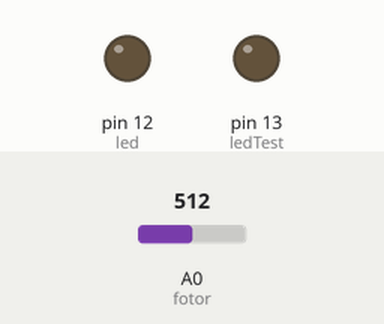
Simulated run of this sketch. Board: Arduino Uno, built with avr-gcc and run on an emulated ATmega328P. Parts: output pins drawn as LEDs (lit = HIGH). Dashed ring = blinking. Inputs (shaded band) come from the test bench; at power-on: A0 (fotor) = 512.

Above: at 5.2 s.
5.3 s: A0 (fotor) set to 790
6.8 s: A0 (fotor) set to 817
At 7.3 s:
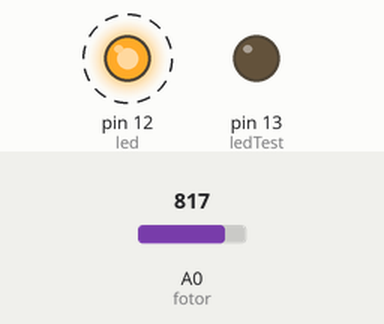
9.8 s: A0 (fotor) set to 716
At 10.9 s:
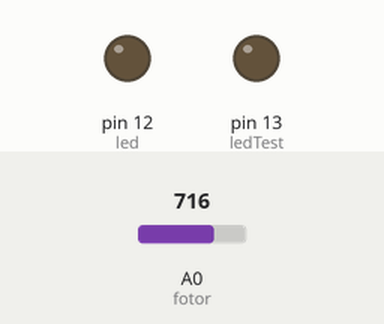
11.3 s: A0 (fotor) set to 810
At 11.8 s:
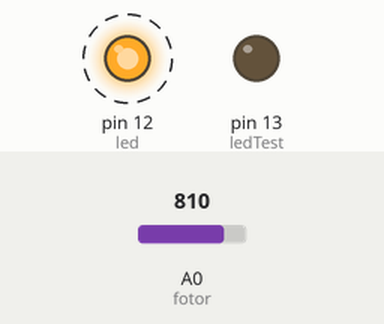
Timing chart, 0 to 15.3 s (numbered marks = the images above; inputs shaded):
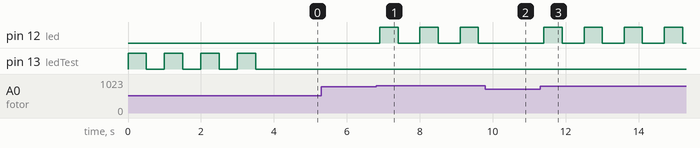

Measured:
- the behaviour switches between 800 and 801 on A0 (fotor) (found by bisection; images 0 and 1)
- after the input at 5.3 s, every drawn part: stays the same
- after the input at 6.8 s, pin 12 (led): alternates HIGH for 0.50 s and LOW for 0.60 s, starting after 0.10 s
- after the input at 9.8 s, pin 12 (led): stays LOW (without the input it goes to HIGH after 0.40 s)
- after the input at 11.3 s, pin 12 (led): alternates HIGH for 0.50 s and LOW for 0.60 s, starting after 0.11 s

The sketch:

Fotorresistencia_Act_2.ino
```cpp
//definir constantes de salida

const int led = 12;
const int ledTest = 13;

//definir las entradas

const int fotor = A0;

//definir los datos

int valor = 0;

void setup()
{
  Serial.begin(9600);

//nombrar las salidas
  pinMode(led, OUTPUT);
  pinMode(ledTest, OUTPUT);
  digitalWrite(led, LOW);
  digitalWrite(ledTest, LOW);

  //saludo inicial
  for(int l=0; l<=3; l++)
  {
    digitalWrite(ledTest, HIGH);
    delay(500);
    digitalWrite(ledTest, LOW);
    delay(500);
  }

}

void loop()
{
  valor = analogRead(fotor);
  delay(100);

  if(valor>800)
  {
    //le agregue un parpadeo en vez de que este siempre el led encendido
    digitalWrite(led, HIGH);
    delay(500);
    digitalWrite(led, LOW);
    delay(500);
  }

  else
  {
   digitalWrite(led, LOW);
  }

}
```
